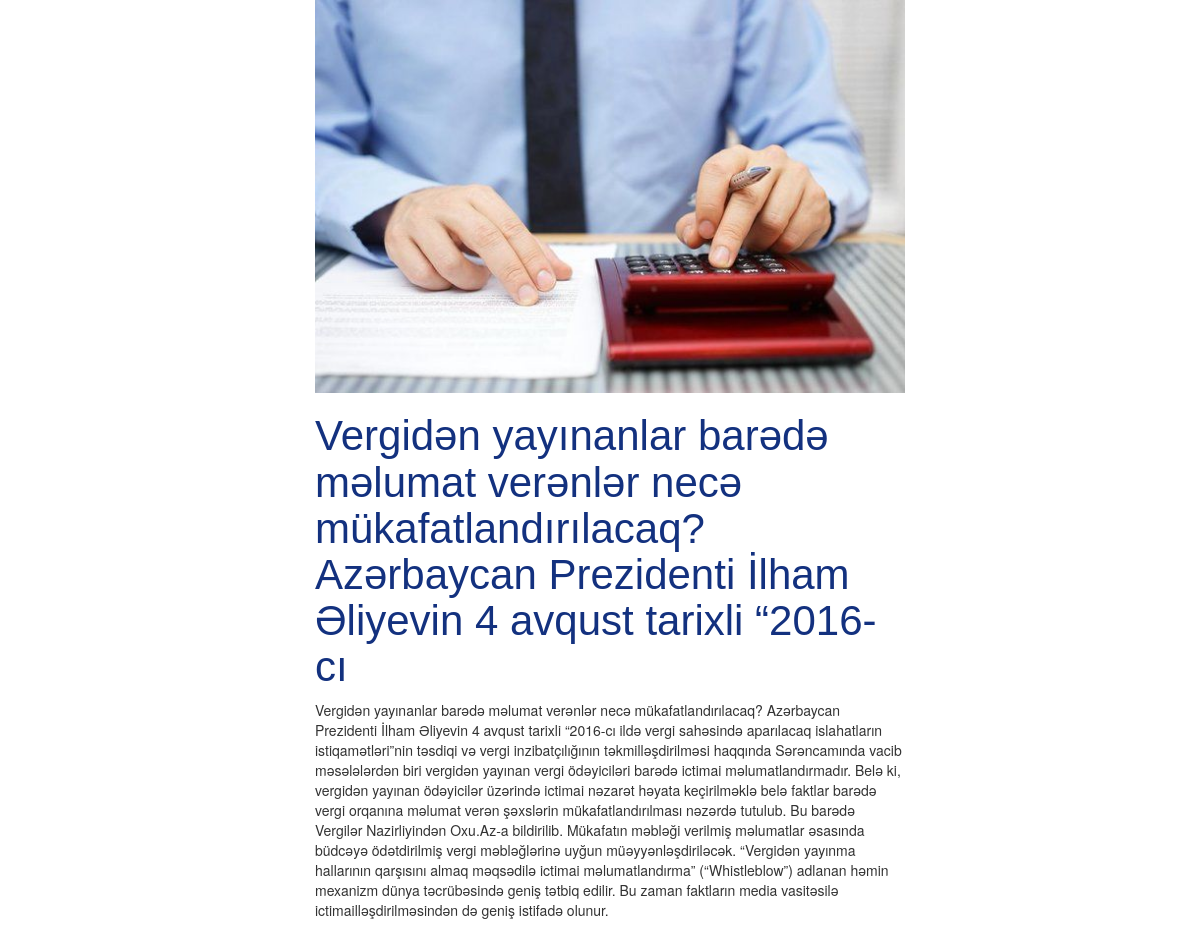
Screenshot of /indexnews.php?id=19 with the database file from the repository.
### tables this page shows
CREATE TABLE `news` (
  `id` int(5) NOT NULL,
  `heading` varchar(150) NOT NULL,
  `text` text NOT NULL,
  `img` varchar(100) NOT NULL
);

### indexnews.php (the view, shortened to what this page needs)
<!DOCTYPE html>
<html lang="en">
<head>
	<link rel="stylesheet" href="css/bootstrap.min.css">
	<link rel="stylesheet" href="css/indexnews.css">
</head>
<body>
	<div class="container">
        <?php
        include "db.php";
        $id=$_GET['id'];
        $sql="SELECT * FROM news where id=$id";
        $query=mysqli_query($db_con, $sql);
        $row=mysqli_fetch_assoc($query);
        ?>
		<div class="new col-md-offset-3">
			<img src="<?=$row['img']?>" alt="">
			<h2><?=$row['heading']?></h2>
			<p><?=$row['text']?>
			</p>
		</div>
	</div>
</body>
</html>

### css/indexnews.css (style rules this page uses)
.new { width: 590px; }
img { width: 100%; }
h2 { font-family: Arial !important; font-size: 42px !important; color: #13317F !important; }

### rows the page displays
news: img (picture), heading "Vergidən yayınanlar barədə məlumat verənlər necə mükafatlandırılacaq? Azərbaycan Prezidenti İlham Əliyevin 4 avqust tarixli “2016-cı", text "Vergidən yayınanlar barədə məlumat verənlər necə mükafatlandırılacaq? Azərbaycan Prezidenti İlham Əliyevin 4 avqust tarixli “2016-cı ildə vergi sahəsində aparılacaq islahatların istiqamətləri”nin təsdiqi və vergi inzibatçılığının təkmilləşdirilməsi haqqında Sərəncamında vacib məsələlərdən biri vergidən yayınan vergi ödəyiciləri barədə ictimai məlumatlandırmadır. Belə ki, vergidən yayınan ödəyicilər üzərində ictimai nəzarət həyata keçirilməklə belə faktlar barədə vergi orqanına məlumat verən şəxslərin mükafatlandırılması nəzərdə tutulub. Bu barədə Vergilər Nazirliyindən Oxu.Az-a bildirilib. Mükafatın məbləği verilmiş məlumatlar əsasında büdcəyə ödətdirilmiş vergi məbləğlərinə uyğun…"
